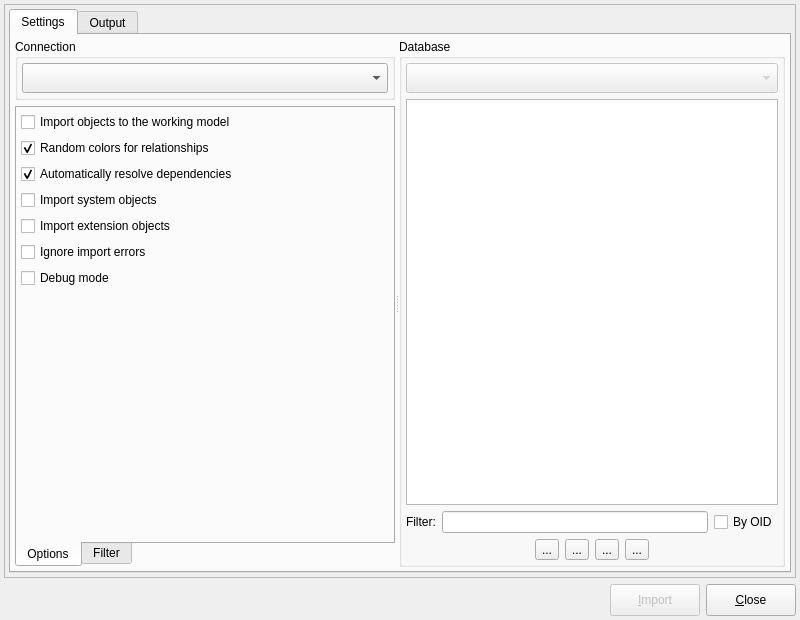
<?xml version="1.0" encoding="UTF-8"?>
<ui version="4.0">
 <class>DatabaseImportForm</class>
 <widget class="QDialog" name="DatabaseImportForm">
  <property name="windowModality">
   <enum>Qt::ApplicationModal</enum>
  </property>
  <property name="geometry">
   <rect>
    <x>0</x>
    <y>0</y>
    <width>800</width>
    <height>620</height>
   </rect>
  </property>
  <property name="sizePolicy">
   <sizepolicy hsizetype="Preferred" vsizetype="Preferred">
    <horstretch>0</horstretch>
    <verstretch>0</verstretch>
   </sizepolicy>
  </property>
  <property name="minimumSize">
   <size>
    <width>800</width>
    <height>600</height>
   </size>
  </property>
  <property name="maximumSize">
   <size>
    <width>16777215</width>
    <height>16777215</height>
   </size>
  </property>
  <property name="windowTitle">
   <string>Import database</string>
  </property>
  <property name="windowIcon">
   <iconset resource="../res/resources.qrc">
    <normaloff>:/icons/icons/pgsqlModeler48x48.png</normaloff>:/icons/icons/pgsqlModeler48x48.png</iconset>
  </property>
  <layout class="QGridLayout" name="gridLayout_24">
   <property name="leftMargin">
    <number>4</number>
   </property>
   <property name="topMargin">
    <number>4</number>
   </property>
   <property name="rightMargin">
    <number>4</number>
   </property>
   <property name="bottomMargin">
    <number>4</number>
   </property>
   <item row="0" column="0" colspan="3">
    <widget class="QFrame" name="frame">
     <property name="enabled">
      <bool>true</bool>
     </property>
     <property name="sizePolicy">
      <sizepolicy hsizetype="Expanding" vsizetype="Expanding">
       <horstretch>0</horstretch>
       <verstretch>0</verstretch>
      </sizepolicy>
     </property>
     <property name="frameShape">
      <enum>QFrame::StyledPanel</enum>
     </property>
     <property name="frameShadow">
      <enum>QFrame::Raised</enum>
     </property>
     <layout class="QGridLayout" name="gridLayout_3">
      <property name="leftMargin">
       <number>4</number>
      </property>
      <property name="topMargin">
       <number>4</number>
      </property>
      <property name="rightMargin">
       <number>4</number>
      </property>
      <property name="bottomMargin">
       <number>4</number>
      </property>
      <item row="0" column="0" colspan="2">
       <widget class="QTabWidget" name="settings_tbw">
        <property name="enabled">
         <bool>true</bool>
        </property>
        <property name="sizePolicy">
         <sizepolicy hsizetype="Expanding" vsizetype="Expanding">
          <horstretch>0</horstretch>
          <verstretch>0</verstretch>
         </sizepolicy>
        </property>
        <property name="currentIndex">
         <number>0</number>
        </property>
        <widget class="QWidget" name="tab_7">
         <attribute name="title">
          <string>Settings</string>
         </attribute>
         <layout class="QGridLayout" name="gridLayout">
          <property name="leftMargin">
           <number>4</number>
          </property>
          <property name="topMargin">
           <number>4</number>
          </property>
          <property name="rightMargin">
           <number>4</number>
          </property>
          <property name="bottomMargin">
           <number>4</number>
          </property>
          <item row="0" column="0">
           <widget class="QSplitter" name="splitter">
            <property name="orientation">
             <enum>Qt::Horizontal</enum>
            </property>
            <property name="childrenCollapsible">
             <bool>false</bool>
            </property>
            <widget class="QWidget" name="layoutWidget">
             <layout class="QVBoxLayout" name="verticalLayout">
              <item>
               <widget class="QGroupBox" name="groupBox">
                <property name="title">
                 <string>Connection</string>
                </property>
                <layout class="QHBoxLayout" name="horizontalLayout">
                 <property name="leftMargin">
                  <number>4</number>
                 </property>
                 <property name="topMargin">
                  <number>4</number>
                 </property>
                 <property name="rightMargin">
                  <number>4</number>
                 </property>
                 <property name="bottomMargin">
                  <number>4</number>
                 </property>
                 <item>
                  <widget class="QComboBox" name="connections_cmb">
                   <property name="sizePolicy">
                    <sizepolicy hsizetype="Expanding" vsizetype="Fixed">
                     <horstretch>0</horstretch>
                     <verstretch>0</verstretch>
                    </sizepolicy>
                   </property>
                   <property name="sizeAdjustPolicy">
                    <enum>QComboBox::AdjustToMinimumContentsLengthWithIcon</enum>
                   </property>
                   <property name="iconSize">
                    <size>
                     <width>22</width>
                     <height>22</height>
                    </size>
                   </property>
                  </widget>
                 </item>
                </layout>
               </widget>
              </item>
              <item>
               <widget class="QTabWidget" name="options_tbw">
                <property name="sizePolicy">
                 <sizepolicy hsizetype="Preferred" vsizetype="Expanding">
                  <horstretch>0</horstretch>
                  <verstretch>0</verstretch>
                 </sizepolicy>
                </property>
                <property name="tabPosition">
                 <enum>QTabWidget::South</enum>
                </property>
                <property name="currentIndex">
                 <number>0</number>
                </property>
                <widget class="QWidget" name="options_pg">
                 <attribute name="title">
                  <string>Options</string>
                 </attribute>
                 <layout class="QGridLayout" name="gridLayout_2">
                  <property name="leftMargin">
                   <number>4</number>
                  </property>
                  <property name="topMargin">
                   <number>4</number>
                  </property>
                  <property name="rightMargin">
                   <number>4</number>
                  </property>
                  <property name="bottomMargin">
                   <number>4</number>
                  </property>
                  <item row="5" column="0" colspan="3">
                   <widget class="QCheckBox" name="ignore_errors_chk">
                    <property name="sizePolicy">
                     <sizepolicy hsizetype="Preferred" vsizetype="Fixed">
                      <horstretch>0</horstretch>
                      <verstretch>0</verstretch>
                     </sizepolicy>
                    </property>
                    <property name="toolTip">
                     <string>&lt;p&gt; pgModeler ignores import errors and will try to create as many as possible objects. By checking this option the import operation will not be aborted but an incomplete model will be constructed. This option generates a log file on pgModeler's temp directory.&lt;/p&gt;</string>
                    </property>
                    <property name="statusTip">
                     <string/>
                    </property>
                    <property name="whatsThis">
                     <string/>
                    </property>
                    <property name="text">
                     <string>Ignore import errors</string>
                    </property>
                   </widget>
                  </item>
                  <item row="2" column="0" colspan="3">
                   <widget class="QCheckBox" name="resolve_deps_chk">
                    <property name="sizePolicy">
                     <sizepolicy hsizetype="Preferred" vsizetype="Fixed">
                      <horstretch>0</horstretch>
                      <verstretch>0</verstretch>
                     </sizepolicy>
                    </property>
                    <property name="toolTip">
                     <string>&lt;p&gt;Resolve some of the object's dependencies by querying the catalog when a needed object does not exists on the loaded set. In some cases it's necessary to combine this option with others below. This option does not applies to database level objects like role, tablespace and language as well for data types, extensions.&lt;/p&gt;</string>
                    </property>
                    <property name="statusTip">
                     <string/>
                    </property>
                    <property name="whatsThis">
                     <string/>
                    </property>
                    <property name="text">
                     <string>Automatically resolve dependencies</string>
                    </property>
                    <property name="checked">
                     <bool>true</bool>
                    </property>
                   </widget>
                  </item>
                  <item row="3" column="0" colspan="3">
                   <widget class="QCheckBox" name="import_sys_objs_chk">
                    <property name="sizePolicy">
                     <sizepolicy hsizetype="Preferred" vsizetype="Fixed">
                      <horstretch>0</horstretch>
                      <verstretch>0</verstretch>
                     </sizepolicy>
                    </property>
                    <property name="toolTip">
                     <string>&lt;p&gt;Enables the import of system built-in objects. It's recommend to select only those objects that are directly referenced by the ones to be imported. WARNING: Try to import a huge set of system objects can bloat the resultant model or even crash pgModeler due to memory/cpu overuse.&lt;/p&gt;</string>
                    </property>
                    <property name="statusTip">
                     <string/>
                    </property>
                    <property name="whatsThis">
                     <string/>
                    </property>
                    <property name="text">
                     <string>Import system objects</string>
                    </property>
                   </widget>
                  </item>
                  <item row="4" column="0" colspan="3">
                   <widget class="QCheckBox" name="import_ext_objs_chk">
                    <property name="sizePolicy">
                     <sizepolicy hsizetype="Preferred" vsizetype="Fixed">
                      <horstretch>0</horstretch>
                      <verstretch>0</verstretch>
                     </sizepolicy>
                    </property>
                    <property name="toolTip">
                     <string>&lt;p&gt;Enables the import of objects created by extensions. Generally there is no need to check this option but if there are objects in the database that directly references this category of objects this mode must be enabled.&lt;/p&gt;</string>
                    </property>
                    <property name="statusTip">
                     <string/>
                    </property>
                    <property name="whatsThis">
                     <string/>
                    </property>
                    <property name="text">
                     <string>Import extension objects</string>
                    </property>
                   </widget>
                  </item>
                  <item row="1" column="0" colspan="3">
                   <widget class="QCheckBox" name="rand_rel_color_chk">
                    <property name="sizePolicy">
                     <sizepolicy hsizetype="Preferred" vsizetype="Fixed">
                      <horstretch>0</horstretch>
                      <verstretch>0</verstretch>
                     </sizepolicy>
                    </property>
                    <property name="toolTip">
                     <string>&lt;p&gt;Random colors will be assigned to imported relationships facilitating the identification of links between tables mainly in large models.&lt;/p&gt;</string>
                    </property>
                    <property name="statusTip">
                     <string/>
                    </property>
                    <property name="text">
                     <string>Random colors for relationships</string>
                    </property>
                    <property name="checked">
                     <bool>true</bool>
                    </property>
                   </widget>
                  </item>
                  <item row="0" column="0" colspan="3">
                   <widget class="QCheckBox" name="import_to_model_chk">
                    <property name="sizePolicy">
                     <sizepolicy hsizetype="Preferred" vsizetype="Fixed">
                      <horstretch>0</horstretch>
                      <verstretch>0</verstretch>
                     </sizepolicy>
                    </property>
                    <property name="toolTip">
                     <string>&lt;p&gt;Create all imported objects in the current working model instead of create a new one.&lt;/p&gt;</string>
                    </property>
                    <property name="statusTip">
                     <string/>
                    </property>
                    <property name="text">
                     <string>Import objects to the working model</string>
                    </property>
                    <property name="checked">
                     <bool>false</bool>
                    </property>
                   </widget>
                  </item>
                  <item row="7" column="0" colspan="3">
                   <spacer name="verticalSpacer">
                    <property name="orientation">
                     <enum>Qt::Vertical</enum>
                    </property>
                    <property name="sizeHint" stdset="0">
                     <size>
                      <width>302</width>
                      <height>168</height>
                     </size>
                    </property>
                   </spacer>
                  </item>
                  <item row="6" column="0" colspan="3">
                   <widget class="QCheckBox" name="debug_mode_chk">
                    <property name="sizePolicy">
                     <sizepolicy hsizetype="Preferred" vsizetype="Fixed">
                      <horstretch>0</horstretch>
                      <verstretch>0</verstretch>
                     </sizepolicy>
                    </property>
                    <property name="toolTip">
                     <string>&lt;p&gt;All catalog queries as well the created objects' source code are printed to standard output (stdout).&lt;/p&gt;</string>
                    </property>
                    <property name="statusTip">
                     <string/>
                    </property>
                    <property name="whatsThis">
                     <string/>
                    </property>
                    <property name="text">
                     <string>Debug mode</string>
                    </property>
                   </widget>
                  </item>
                 </layout>
                </widget>
                <widget class="QWidget" name="tab">
                 <attribute name="title">
                  <string>Filter</string>
                 </attribute>
                </widget>
               </widget>
              </item>
             </layout>
            </widget>
            <widget class="QGroupBox" name="database_gb">
             <property name="enabled">
              <bool>true</bool>
             </property>
             <property name="sizePolicy">
              <sizepolicy hsizetype="Expanding" vsizetype="Preferred">
               <horstretch>0</horstretch>
               <verstretch>0</verstretch>
              </sizepolicy>
             </property>
             <property name="title">
              <string>Database</string>
             </property>
             <layout class="QGridLayout" name="gridLayout_5">
              <property name="leftMargin">
               <number>4</number>
              </property>
              <property name="topMargin">
               <number>4</number>
              </property>
              <property name="rightMargin">
               <number>4</number>
              </property>
              <property name="bottomMargin">
               <number>4</number>
              </property>
              <item row="3" column="0" colspan="2">
               <widget class="QWidget" name="buttons_wgt" native="true">
                <property name="enabled">
                 <bool>true</bool>
                </property>
                <property name="minimumSize">
                 <size>
                  <width>0</width>
                  <height>0</height>
                 </size>
                </property>
                <layout class="QHBoxLayout" name="horizontalLayout_4">
                 <property name="leftMargin">
                  <number>0</number>
                 </property>
                 <property name="topMargin">
                  <number>0</number>
                 </property>
                 <property name="rightMargin">
                  <number>0</number>
                 </property>
                 <property name="bottomMargin">
                  <number>0</number>
                 </property>
                 <item>
                  <spacer name="horizontalSpacer">
                   <property name="orientation">
                    <enum>Qt::Horizontal</enum>
                   </property>
                   <property name="sizeHint" stdset="0">
                    <size>
                     <width>90</width>
                     <height>20</height>
                    </size>
                   </property>
                  </spacer>
                 </item>
                 <item>
                  <widget class="QToolButton" name="select_all_tb">
                   <property name="enabled">
                    <bool>true</bool>
                   </property>
                   <property name="sizePolicy">
                    <sizepolicy hsizetype="Fixed" vsizetype="Fixed">
                     <horstretch>0</horstretch>
                     <verstretch>0</verstretch>
                    </sizepolicy>
                   </property>
                   <property name="minimumSize">
                    <size>
                     <width>0</width>
                     <height>0</height>
                    </size>
                   </property>
                   <property name="toolTip">
                    <string>Select all objects</string>
                   </property>
                   <property name="text">
                    <string>...</string>
                   </property>
                   <property name="icon">
                    <iconset resource="../res/resources.qrc">
                     <normaloff>:/icons/icons/selectall.png</normaloff>:/icons/icons/selectall.png</iconset>
                   </property>
                   <property name="iconSize">
                    <size>
                     <width>22</width>
                     <height>22</height>
                    </size>
                   </property>
                   <property name="checkable">
                    <bool>false</bool>
                   </property>
                  </widget>
                 </item>
                 <item>
                  <widget class="QToolButton" name="clear_all_tb">
                   <property name="enabled">
                    <bool>true</bool>
                   </property>
                   <property name="sizePolicy">
                    <sizepolicy hsizetype="Fixed" vsizetype="Fixed">
                     <horstretch>0</horstretch>
                     <verstretch>0</verstretch>
                    </sizepolicy>
                   </property>
                   <property name="minimumSize">
                    <size>
                     <width>0</width>
                     <height>0</height>
                    </size>
                   </property>
                   <property name="toolTip">
                    <string>Clear object selection</string>
                   </property>
                   <property name="text">
                    <string>...</string>
                   </property>
                   <property name="icon">
                    <iconset resource="../res/resources.qrc">
                     <normaloff>:/icons/icons/clearobjsel.png</normaloff>:/icons/icons/clearobjsel.png</iconset>
                   </property>
                   <property name="iconSize">
                    <size>
                     <width>22</width>
                     <height>22</height>
                    </size>
                   </property>
                   <property name="checkable">
                    <bool>false</bool>
                   </property>
                  </widget>
                 </item>
                 <item>
                  <widget class="QToolButton" name="expand_all_tb">
                   <property name="enabled">
                    <bool>true</bool>
                   </property>
                   <property name="sizePolicy">
                    <sizepolicy hsizetype="Fixed" vsizetype="Fixed">
                     <horstretch>0</horstretch>
                     <verstretch>0</verstretch>
                    </sizepolicy>
                   </property>
                   <property name="minimumSize">
                    <size>
                     <width>0</width>
                     <height>0</height>
                    </size>
                   </property>
                   <property name="toolTip">
                    <string>Expands all items</string>
                   </property>
                   <property name="text">
                    <string>...</string>
                   </property>
                   <property name="icon">
                    <iconset resource="../res/resources.qrc">
                     <normaloff>:/icons/icons/add.png</normaloff>:/icons/icons/add.png</iconset>
                   </property>
                   <property name="iconSize">
                    <size>
                     <width>22</width>
                     <height>22</height>
                    </size>
                   </property>
                   <property name="checkable">
                    <bool>false</bool>
                   </property>
                  </widget>
                 </item>
                 <item>
                  <widget class="QToolButton" name="collapse_all_tb">
                   <property name="enabled">
                    <bool>true</bool>
                   </property>
                   <property name="sizePolicy">
                    <sizepolicy hsizetype="Fixed" vsizetype="Fixed">
                     <horstretch>0</horstretch>
                     <verstretch>0</verstretch>
                    </sizepolicy>
                   </property>
                   <property name="minimumSize">
                    <size>
                     <width>0</width>
                     <height>0</height>
                    </size>
                   </property>
                   <property name="toolTip">
                    <string>Collapses all items</string>
                   </property>
                   <property name="text">
                    <string>...</string>
                   </property>
                   <property name="icon">
                    <iconset resource="../res/resources.qrc">
                     <normaloff>:/icons/icons/remove.png</normaloff>:/icons/icons/remove.png</iconset>
                   </property>
                   <property name="iconSize">
                    <size>
                     <width>22</width>
                     <height>22</height>
                    </size>
                   </property>
                   <property name="checkable">
                    <bool>false</bool>
                   </property>
                  </widget>
                 </item>
                 <item>
                  <spacer name="horizontalSpacer_2">
                   <property name="orientation">
                    <enum>Qt::Horizontal</enum>
                   </property>
                   <property name="sizeHint" stdset="0">
                    <size>
                     <width>101</width>
                     <height>20</height>
                    </size>
                   </property>
                  </spacer>
                 </item>
                </layout>
               </widget>
              </item>
              <item row="2" column="0" colspan="2">
               <widget class="QStackedWidget" name="db_objects_stw">
                <property name="enabled">
                 <bool>true</bool>
                </property>
                <property name="currentIndex">
                 <number>0</number>
                </property>
                <widget class="QWidget" name="page">
                 <layout class="QVBoxLayout" name="verticalLayout_2">
                  <property name="leftMargin">
                   <number>0</number>
                  </property>
                  <property name="topMargin">
                   <number>0</number>
                  </property>
                  <property name="rightMargin">
                   <number>0</number>
                  </property>
                  <property name="bottomMargin">
                   <number>0</number>
                  </property>
                  <item>
                   <widget class="QWidget" name="objs_parent_wgt" native="true">
                    <property name="enabled">
                     <bool>true</bool>
                    </property>
                    <layout class="QGridLayout" name="gridLayout_6">
                     <property name="leftMargin">
                      <number>0</number>
                     </property>
                     <property name="topMargin">
                      <number>0</number>
                     </property>
                     <property name="rightMargin">
                      <number>0</number>
                     </property>
                     <property name="bottomMargin">
                      <number>0</number>
                     </property>
                     <item row="1" column="0" colspan="2">
                      <layout class="QHBoxLayout" name="horizontalLayout_3">
                       <item>
                        <widget class="QLabel" name="filter_lbl">
                         <property name="enabled">
                          <bool>true</bool>
                         </property>
                         <property name="sizePolicy">
                          <sizepolicy hsizetype="Fixed" vsizetype="Preferred">
                           <horstretch>0</horstretch>
                           <verstretch>0</verstretch>
                          </sizepolicy>
                         </property>
                         <property name="text">
                          <string>Filter:</string>
                         </property>
                        </widget>
                       </item>
                       <item>
                        <widget class="QLineEdit" name="filter_edt">
                         <property name="enabled">
                          <bool>true</bool>
                         </property>
                         <property name="clearButtonEnabled">
                          <bool>true</bool>
                         </property>
                        </widget>
                       </item>
                       <item>
                        <widget class="QCheckBox" name="by_oid_chk">
                         <property name="enabled">
                          <bool>true</bool>
                         </property>
                         <property name="toolTip">
                          <string>Filter object by it's OID</string>
                         </property>
                         <property name="text">
                          <string>By OID</string>
                         </property>
                        </widget>
                       </item>
                      </layout>
                     </item>
                     <item row="0" column="0" colspan="2">
                      <widget class="QTreeWidget" name="db_objects_tw">
                       <property name="enabled">
                        <bool>true</bool>
                       </property>
                       <property name="minimumSize">
                        <size>
                         <width>300</width>
                         <height>0</height>
                        </size>
                       </property>
                       <property name="frameShadow">
                        <enum>QFrame::Sunken</enum>
                       </property>
                       <property name="editTriggers">
                        <set>QAbstractItemView::NoEditTriggers</set>
                       </property>
                       <property name="alternatingRowColors">
                        <bool>true</bool>
                       </property>
                       <property name="selectionMode">
                        <enum>QAbstractItemView::NoSelection</enum>
                       </property>
                       <property name="selectionBehavior">
                        <enum>QAbstractItemView::SelectRows</enum>
                       </property>
                       <property name="iconSize">
                        <size>
                         <width>20</width>
                         <height>20</height>
                        </size>
                       </property>
                       <property name="textElideMode">
                        <enum>Qt::ElideRight</enum>
                       </property>
                       <property name="rootIsDecorated">
                        <bool>true</bool>
                       </property>
                       <property name="uniformRowHeights">
                        <bool>true</bool>
                       </property>
                       <property name="sortingEnabled">
                        <bool>false</bool>
                       </property>
                       <property name="animated">
                        <bool>true</bool>
                       </property>
                       <property name="headerHidden">
                        <bool>true</bool>
                       </property>
                       <property name="expandsOnDoubleClick">
                        <bool>true</bool>
                       </property>
                       <property name="columnCount">
                        <number>2</number>
                       </property>
                       <attribute name="headerVisible">
                        <bool>false</bool>
                       </attribute>
                       <attribute name="headerMinimumSectionSize">
                        <number>50</number>
                       </attribute>
                       <attribute name="headerShowSortIndicator" stdset="0">
                        <bool>false</bool>
                       </attribute>
                       <column>
                        <property name="text">
                         <string notr="true">1</string>
                        </property>
                       </column>
                       <column>
                        <property name="text">
                         <string notr="true">2</string>
                        </property>
                       </column>
                      </widget>
                     </item>
                    </layout>
                   </widget>
                  </item>
                 </layout>
                </widget>
                <widget class="QWidget" name="page_2">
                 <layout class="QVBoxLayout" name="verticalLayout_3">
                  <property name="leftMargin">
                   <number>0</number>
                  </property>
                  <property name="topMargin">
                   <number>0</number>
                  </property>
                  <property name="rightMargin">
                   <number>0</number>
                  </property>
                  <property name="bottomMargin">
                   <number>0</number>
                  </property>
                  <item>
                   <widget class="QTableWidget" name="filtered_objs_tbw">
                    <property name="enabled">
                     <bool>true</bool>
                    </property>
                    <property name="editTriggers">
                     <set>QAbstractItemView::NoEditTriggers</set>
                    </property>
                    <property name="alternatingRowColors">
                     <bool>true</bool>
                    </property>
                    <property name="selectionMode">
                     <enum>QAbstractItemView::ExtendedSelection</enum>
                    </property>
                    <property name="selectionBehavior">
                     <enum>QAbstractItemView::SelectRows</enum>
                    </property>
                    <property name="gridStyle">
                     <enum>Qt::SolidLine</enum>
                    </property>
                    <property name="sortingEnabled">
                     <bool>true</bool>
                    </property>
                    <attribute name="horizontalHeaderMinimumSectionSize">
                     <number>30</number>
                    </attribute>
                    <attribute name="horizontalHeaderStretchLastSection">
                     <bool>true</bool>
                    </attribute>
                    <attribute name="verticalHeaderMinimumSectionSize">
                     <number>30</number>
                    </attribute>
                    <column>
                     <property name="text">
                      <string>Object</string>
                     </property>
                     <property name="textAlignment">
                      <set>AlignLeading|AlignVCenter</set>
                     </property>
                     <property name="icon">
                      <iconset resource="../res/resources.qrc">
                       <normaloff>:/icons/icons/table.png</normaloff>:/icons/icons/table.png</iconset>
                     </property>
                    </column>
                    <column>
                     <property name="text">
                      <string>Type</string>
                     </property>
                     <property name="textAlignment">
                      <set>AlignLeading|AlignVCenter</set>
                     </property>
                     <property name="icon">
                      <iconset resource="../res/resources.qrc">
                       <normaloff>:/icons/icons/usertype.png</normaloff>:/icons/icons/usertype.png</iconset>
                     </property>
                    </column>
                    <column>
                     <property name="text">
                      <string>ID</string>
                     </property>
                     <property name="icon">
                      <iconset resource="../res/resources.qrc">
                       <normaloff>:/icons/icons/uid.png</normaloff>:/icons/icons/uid.png</iconset>
                     </property>
                    </column>
                    <column>
                     <property name="text">
                      <string>Parent</string>
                     </property>
                     <property name="textAlignment">
                      <set>AlignLeading|AlignVCenter</set>
                     </property>
                     <property name="icon">
                      <iconset resource="../res/resources.qrc">
                       <normaloff>:/icons/icons/schema.png</normaloff>:/icons/icons/schema.png</iconset>
                     </property>
                    </column>
                    <column>
                     <property name="text">
                      <string>Type</string>
                     </property>
                     <property name="textAlignment">
                      <set>AlignLeading|AlignVCenter</set>
                     </property>
                     <property name="icon">
                      <iconset resource="../res/resources.qrc">
                       <normaloff>:/icons/icons/usertype.png</normaloff>:/icons/icons/usertype.png</iconset>
                     </property>
                    </column>
                   </widget>
                  </item>
                 </layout>
                </widget>
               </widget>
              </item>
              <item row="0" column="0" colspan="2">
               <widget class="QComboBox" name="database_cmb">
                <property name="enabled">
                 <bool>false</bool>
                </property>
                <property name="sizePolicy">
                 <sizepolicy hsizetype="Preferred" vsizetype="Preferred">
                  <horstretch>0</horstretch>
                  <verstretch>0</verstretch>
                 </sizepolicy>
                </property>
                <property name="insertPolicy">
                 <enum>QComboBox::InsertAlphabetically</enum>
                </property>
                <property name="sizeAdjustPolicy">
                 <enum>QComboBox::AdjustToMinimumContentsLengthWithIcon</enum>
                </property>
                <property name="iconSize">
                 <size>
                  <width>22</width>
                  <height>22</height>
                 </size>
                </property>
               </widget>
              </item>
             </layout>
            </widget>
           </widget>
          </item>
         </layout>
        </widget>
        <widget class="QWidget" name="tab_8">
         <attribute name="title">
          <string>Output</string>
         </attribute>
         <layout class="QGridLayout" name="gridLayout_28">
          <property name="leftMargin">
           <number>4</number>
          </property>
          <property name="topMargin">
           <number>4</number>
          </property>
          <property name="rightMargin">
           <number>4</number>
          </property>
          <property name="bottomMargin">
           <number>4</number>
          </property>
          <item row="1" column="0" colspan="2">
           <layout class="QGridLayout" name="gridLayout_4">
            <property name="leftMargin">
             <number>4</number>
            </property>
            <property name="topMargin">
             <number>4</number>
            </property>
            <property name="rightMargin">
             <number>4</number>
            </property>
            <property name="bottomMargin">
             <number>4</number>
            </property>
            <item row="1" column="0">
             <widget class="QLabel" name="ico_lbl">
              <property name="sizePolicy">
               <sizepolicy hsizetype="Fixed" vsizetype="Fixed">
                <horstretch>0</horstretch>
                <verstretch>0</verstretch>
               </sizepolicy>
              </property>
              <property name="minimumSize">
               <size>
                <width>22</width>
                <height>22</height>
               </size>
              </property>
              <property name="maximumSize">
               <size>
                <width>22</width>
                <height>22</height>
               </size>
              </property>
              <property name="text">
               <string/>
              </property>
              <property name="scaledContents">
               <bool>true</bool>
              </property>
              <property name="alignment">
               <set>Qt::AlignCenter</set>
              </property>
             </widget>
            </item>
            <item row="0" column="0" colspan="4">
             <widget class="QLabel" name="progress_lbl">
              <property name="sizePolicy">
               <sizepolicy hsizetype="Preferred" vsizetype="Fixed">
                <horstretch>0</horstretch>
                <verstretch>0</verstretch>
               </sizepolicy>
              </property>
              <property name="text">
               <string>Progress label...</string>
              </property>
             </widget>
            </item>
            <item row="1" column="3">
             <widget class="QToolButton" name="cancel_btn">
              <property name="enabled">
               <bool>false</bool>
              </property>
              <property name="text">
               <string>Cancel</string>
              </property>
              <property name="icon">
               <iconset resource="../res/resources.qrc">
                <normaloff>:/icons/icons/error.png</normaloff>:/icons/icons/error.png</iconset>
              </property>
              <property name="iconSize">
               <size>
                <width>22</width>
                <height>22</height>
               </size>
              </property>
              <property name="toolButtonStyle">
               <enum>Qt::ToolButtonTextBesideIcon</enum>
              </property>
             </widget>
            </item>
            <item row="1" column="1" colspan="2">
             <widget class="QProgressBar" name="progress_pb">
              <property name="value">
               <number>0</number>
              </property>
             </widget>
            </item>
           </layout>
          </item>
          <item row="0" column="0" colspan="2">
           <widget class="QTreeWidget" name="output_trw">
            <property name="sizePolicy">
             <sizepolicy hsizetype="Expanding" vsizetype="Expanding">
              <horstretch>0</horstretch>
              <verstretch>0</verstretch>
             </sizepolicy>
            </property>
            <property name="horizontalScrollBarPolicy">
             <enum>Qt::ScrollBarAsNeeded</enum>
            </property>
            <property name="sizeAdjustPolicy">
             <enum>QAbstractScrollArea::AdjustToContents</enum>
            </property>
            <property name="editTriggers">
             <set>QAbstractItemView::DoubleClicked|QAbstractItemView::EditKeyPressed</set>
            </property>
            <property name="alternatingRowColors">
             <bool>true</bool>
            </property>
            <property name="selectionMode">
             <enum>QAbstractItemView::SingleSelection</enum>
            </property>
            <property name="iconSize">
             <size>
              <width>20</width>
              <height>20</height>
             </size>
            </property>
            <property name="indentation">
             <number>20</number>
            </property>
            <property name="uniformRowHeights">
             <bool>true</bool>
            </property>
            <property name="wordWrap">
             <bool>false</bool>
            </property>
            <attribute name="headerMinimumSectionSize">
             <number>25</number>
            </attribute>
            <column>
             <property name="text">
              <string/>
             </property>
            </column>
           </widget>
          </item>
         </layout>
        </widget>
       </widget>
      </item>
     </layout>
    </widget>
   </item>
   <item row="1" column="0" colspan="3">
    <layout class="QHBoxLayout" name="horizontalLayout_10">
     <item>
      <widget class="QLabel" name="label">
       <property name="sizePolicy">
        <sizepolicy hsizetype="Preferred" vsizetype="Fixed">
         <horstretch>0</horstretch>
         <verstretch>0</verstretch>
        </sizepolicy>
       </property>
       <property name="minimumSize">
        <size>
         <width>0</width>
         <height>0</height>
        </size>
       </property>
       <property name="text">
        <string/>
       </property>
       <property name="pixmap">
        <pixmap resource="../res/resources.qrc">:/images/images/pgmodeler_name.png</pixmap>
       </property>
      </widget>
     </item>
     <item>
      <spacer name="horizontalSpacer_6">
       <property name="orientation">
        <enum>Qt::Horizontal</enum>
       </property>
       <property name="sizeHint" stdset="0">
        <size>
         <width>246</width>
         <height>20</height>
        </size>
       </property>
      </spacer>
     </item>
     <item>
      <widget class="QPushButton" name="import_btn">
       <property name="enabled">
        <bool>false</bool>
       </property>
       <property name="sizePolicy">
        <sizepolicy hsizetype="Preferred" vsizetype="Fixed">
         <horstretch>0</horstretch>
         <verstretch>0</verstretch>
        </sizepolicy>
       </property>
       <property name="minimumSize">
        <size>
         <width>90</width>
         <height>32</height>
        </size>
       </property>
       <property name="maximumSize">
        <size>
         <width>16777215</width>
         <height>16777215</height>
        </size>
       </property>
       <property name="text">
        <string>&amp;Import</string>
       </property>
       <property name="icon">
        <iconset resource="../res/resources.qrc">
         <normaloff>:/icons/icons/import.png</normaloff>:/icons/icons/import.png</iconset>
       </property>
       <property name="iconSize">
        <size>
         <width>22</width>
         <height>22</height>
        </size>
       </property>
       <property name="default">
        <bool>true</bool>
       </property>
      </widget>
     </item>
     <item>
      <widget class="QPushButton" name="close_btn">
       <property name="sizePolicy">
        <sizepolicy hsizetype="Preferred" vsizetype="Fixed">
         <horstretch>0</horstretch>
         <verstretch>0</verstretch>
        </sizepolicy>
       </property>
       <property name="minimumSize">
        <size>
         <width>90</width>
         <height>32</height>
        </size>
       </property>
       <property name="maximumSize">
        <size>
         <width>16777215</width>
         <height>16777215</height>
        </size>
       </property>
       <property name="text">
        <string>&amp;Close</string>
       </property>
       <property name="icon">
        <iconset resource="../res/resources.qrc">
         <normaloff>:/icons/icons/close1.png</normaloff>:/icons/icons/close1.png</iconset>
       </property>
       <property name="iconSize">
        <size>
         <width>22</width>
         <height>22</height>
        </size>
       </property>
       <property name="flat">
        <bool>false</bool>
       </property>
      </widget>
     </item>
    </layout>
   </item>
  </layout>
 </widget>
 <tabstops>
  <tabstop>resolve_deps_chk</tabstop>
  <tabstop>import_sys_objs_chk</tabstop>
  <tabstop>import_ext_objs_chk</tabstop>
  <tabstop>ignore_errors_chk</tabstop>
  <tabstop>debug_mode_chk</tabstop>
  <tabstop>database_cmb</tabstop>
  <tabstop>filter_edt</tabstop>
  <tabstop>by_oid_chk</tabstop>
  <tabstop>cancel_btn</tabstop>
  <tabstop>import_btn</tabstop>
  <tabstop>close_btn</tabstop>
 </tabstops>
 <resources>
  <include location="../res/resources.qrc"/>
 </resources>
 <connections/>
</ui>
